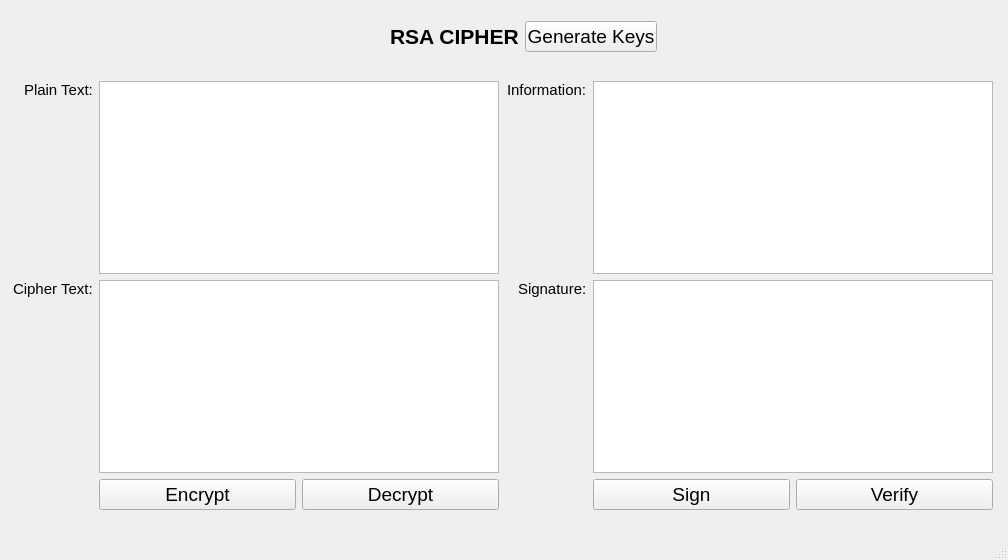
<?xml version="1.0" encoding="UTF-8"?>
<ui version="4.0">
 <class>MainWindow</class>
 <widget class="QMainWindow" name="MainWindow">
  <property name="geometry">
   <rect>
    <x>0</x>
    <y>0</y>
    <width>1008</width>
    <height>560</height>
   </rect>
  </property>
  <property name="windowTitle">
   <string>MainWindow</string>
  </property>
  <widget class="QWidget" name="centralwidget">
   <widget class="QWidget" name="">
    <property name="geometry">
     <rect>
      <x>11</x>
      <y>81</y>
      <width>982</width>
      <height>429</height>
     </rect>
    </property>
    <layout class="QGridLayout" name="gridLayout">
     <item row="0" column="0" alignment="Qt::AlignRight|Qt::AlignTop">
      <widget class="QLabel" name="label">
       <property name="font">
        <font>
         <pointsize>11</pointsize>
        </font>
       </property>
       <property name="text">
        <string>Plain Text:</string>
       </property>
      </widget>
     </item>
     <item row="0" column="1" colspan="2">
      <widget class="QPlainTextEdit" name="txt_plain">
       <property name="minimumSize">
        <size>
         <width>400</width>
         <height>0</height>
        </size>
       </property>
       <property name="font">
        <font>
         <pointsize>11</pointsize>
        </font>
       </property>
      </widget>
     </item>
     <item row="0" column="3" alignment="Qt::AlignRight|Qt::AlignTop">
      <widget class="QLabel" name="label_2">
       <property name="minimumSize">
        <size>
         <width>0</width>
         <height>0</height>
        </size>
       </property>
       <property name="maximumSize">
        <size>
         <width>176</width>
         <height>16777215</height>
        </size>
       </property>
       <property name="font">
        <font>
         <pointsize>11</pointsize>
        </font>
       </property>
       <property name="text">
        <string>Information:</string>
       </property>
      </widget>
     </item>
     <item row="0" column="4" colspan="2">
      <widget class="QPlainTextEdit" name="txt_info">
       <property name="minimumSize">
        <size>
         <width>400</width>
         <height>0</height>
        </size>
       </property>
       <property name="font">
        <font>
         <pointsize>11</pointsize>
        </font>
       </property>
      </widget>
     </item>
     <item row="1" column="0" alignment="Qt::AlignRight|Qt::AlignTop">
      <widget class="QLabel" name="label_3">
       <property name="font">
        <font>
         <pointsize>11</pointsize>
        </font>
       </property>
       <property name="text">
        <string>Cipher Text:</string>
       </property>
      </widget>
     </item>
     <item row="1" column="1" colspan="2">
      <widget class="QPlainTextEdit" name="txt_cipher">
       <property name="minimumSize">
        <size>
         <width>400</width>
         <height>0</height>
        </size>
       </property>
       <property name="font">
        <font>
         <pointsize>11</pointsize>
        </font>
       </property>
      </widget>
     </item>
     <item row="1" column="3" alignment="Qt::AlignRight|Qt::AlignTop">
      <widget class="QLabel" name="label_5">
       <property name="minimumSize">
        <size>
         <width>0</width>
         <height>0</height>
        </size>
       </property>
       <property name="font">
        <font>
         <pointsize>11</pointsize>
        </font>
       </property>
       <property name="text">
        <string>Signature:</string>
       </property>
      </widget>
     </item>
     <item row="1" column="4" colspan="2">
      <widget class="QPlainTextEdit" name="txt_sign">
       <property name="minimumSize">
        <size>
         <width>400</width>
         <height>0</height>
        </size>
       </property>
       <property name="font">
        <font>
         <pointsize>11</pointsize>
        </font>
       </property>
      </widget>
     </item>
     <item row="2" column="1">
      <widget class="QPushButton" name="btn_en">
       <property name="font">
        <font>
         <pointsize>14</pointsize>
        </font>
       </property>
       <property name="text">
        <string>Encrypt</string>
       </property>
      </widget>
     </item>
     <item row="2" column="2">
      <widget class="QPushButton" name="btn_de">
       <property name="font">
        <font>
         <pointsize>14</pointsize>
        </font>
       </property>
       <property name="text">
        <string>Decrypt</string>
       </property>
      </widget>
     </item>
     <item row="2" column="4">
      <widget class="QPushButton" name="btn_sign">
       <property name="font">
        <font>
         <pointsize>14</pointsize>
        </font>
       </property>
       <property name="text">
        <string>Sign</string>
       </property>
      </widget>
     </item>
     <item row="2" column="5">
      <widget class="QPushButton" name="btn_verify">
       <property name="font">
        <font>
         <pointsize>14</pointsize>
        </font>
       </property>
       <property name="text">
        <string>Verify</string>
       </property>
      </widget>
     </item>
    </layout>
   </widget>
   <widget class="QWidget" name="">
    <property name="geometry">
     <rect>
      <x>390</x>
      <y>20</y>
      <width>267</width>
      <height>33</height>
     </rect>
    </property>
    <layout class="QHBoxLayout" name="horizontalLayout">
     <item>
      <widget class="QLabel" name="label_4">
       <property name="font">
        <font>
         <pointsize>16</pointsize>
         <weight>75</weight>
         <bold>true</bold>
        </font>
       </property>
       <property name="text">
        <string>RSA CIPHER</string>
       </property>
      </widget>
     </item>
     <item>
      <widget class="QPushButton" name="btn_gen">
       <property name="font">
        <font>
         <pointsize>14</pointsize>
        </font>
       </property>
       <property name="text">
        <string>Generate Keys</string>
       </property>
      </widget>
     </item>
    </layout>
   </widget>
  </widget>
  <widget class="QMenuBar" name="menubar">
   <property name="geometry">
    <rect>
     <x>0</x>
     <y>0</y>
     <width>1008</width>
     <height>21</height>
    </rect>
   </property>
  </widget>
  <widget class="QStatusBar" name="statusbar"/>
 </widget>
 <resources/>
 <connections/>
</ui>
